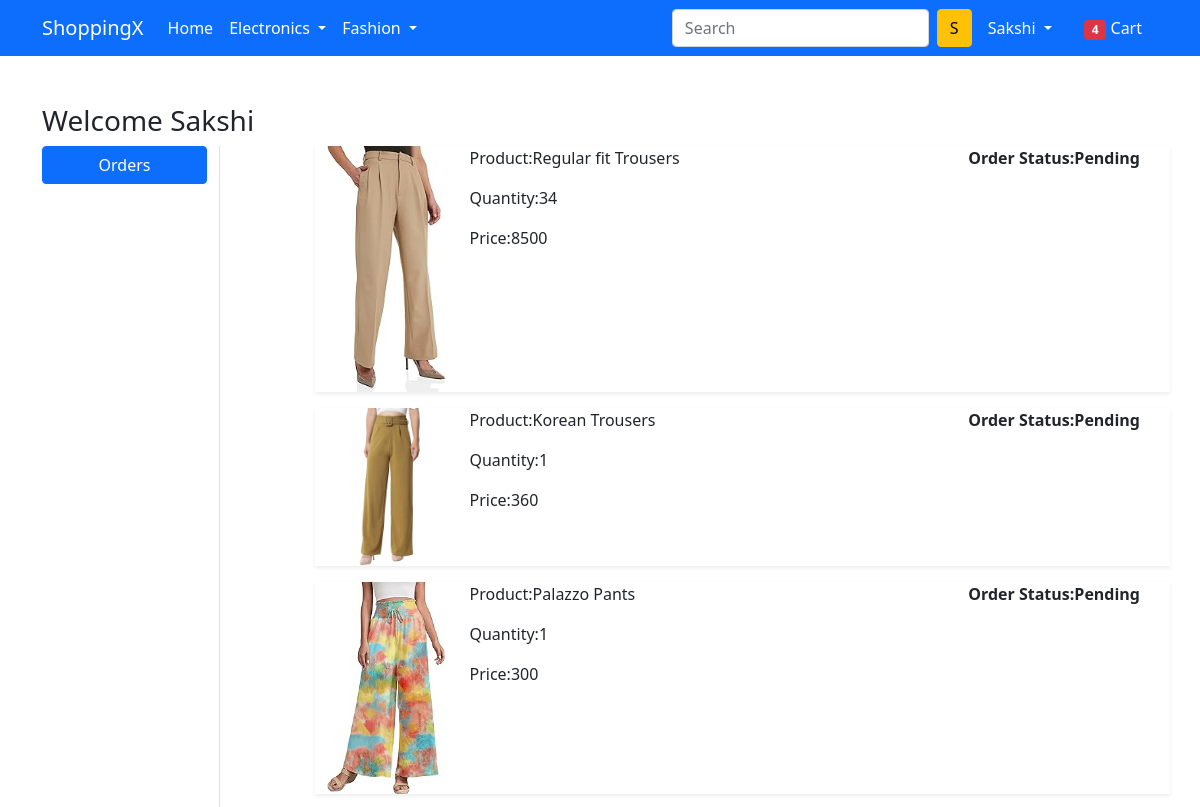
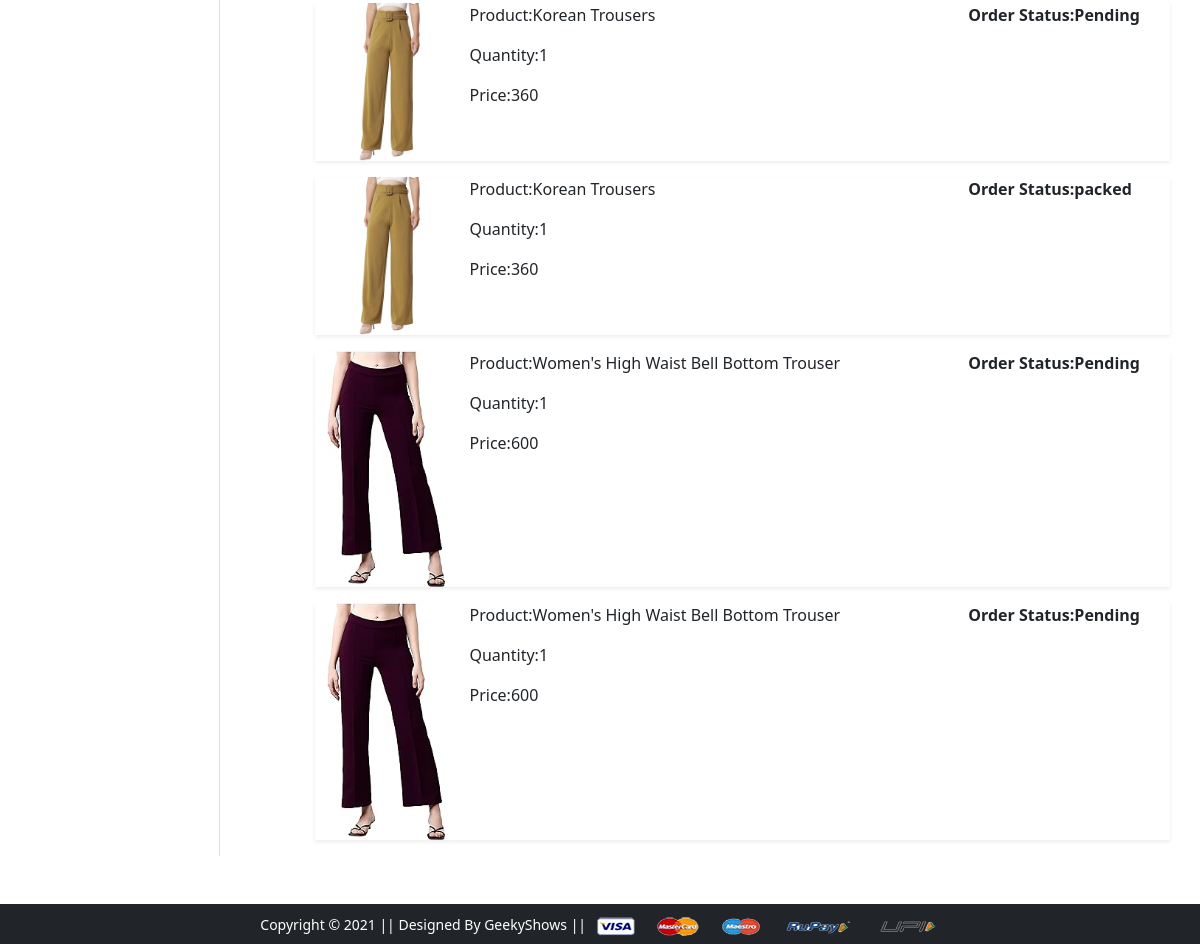
/orders/ (signed in), run on the app's committed database (2 pictures, top to bottom).
### app/models.py (models this page shows, shortened)
class OrderPlaced(models.Model):
    user = models.ForeignKey(User,on_delete=models.CASCADE)
    customer = models.ForeignKey(Customer, on_delete=models.CASCADE)
    product = models.ForeignKey(Products, on_delete=models.CASCADE)
    quantity = models.IntegerField()
    ordered_date = models.DateTimeField(auto_now_add=True)
    status = models.CharField(choices=Order_Status, default='Pending', max_length=50)
    @property
    def total_cost(self):
        return self.quantity * self.product.discount_price

class Products(models.Model):
    title = models.CharField(max_length=100)
    selling_price = models.IntegerField()
    discount_price = models.IntegerField()
    description = models.CharField(max_length=200)
    brand = models.CharField(max_length=50)
    image = models.ImageField(upload_to='productimg')
    category = models.CharField(choices=Product_Category,max_length=2)

### app/views.py (the view)
# urls.py: path('orders/', views.orders, name='orders'),
@login_required
def orders(request):
 op = OrderPlaced.objects.filter(user=request.user)
 return render(request, 'app/orders.html',{'order_placed':op})

### templates/app/orders.html (shortened to what this page needs)
{% extends 'app/base.html' %}
{% load static %}
{% block main-content %}
<div class="container my-5">
 <div class="row">
 <h3>Welcome <span class="text-capitalize">{{request.user}}</span> </h3>
  <div class="col-sm-2 border-end">
   <ul class="list-unstyled">
    <li class="d-grid"><a href="{% url 'orders' %}" class="btn btn-primary">Orders</a></li>
   </ul>
  </div>
  <div class="col-sm-9 offset-sm-1">
   {% for op in order_placed %}
   <div class="row shadow-sm mb-3">
    <div class="col-sm-2">
        <img src="{{op.product.image.url}}" alt="" srcset="" class="img-fluid" height="150" width="150">
    </div>
    <div class="col-sm-7">
      <p>Product:{{op.product.title}}</p>
      <p>Quantity:{{op.quantity}}</p>
      <p>Price:{{op.total_cost}}</p>
    </div>
    <div class="col-sm-3 fw-bold">
      <p>Order Status:{{op.status}}</p>
    </div>
   </div>
   {% endfor %}
  </div>
 </div>
</div>
{% endblock main-content %}

### templates/app/base.html (shortened to what this page needs)
<!doctype html>
{% load static %}
<html lang="en">
  <head>
    <link href="https://cdn.jsdelivr.net/npm/bootstrap@5.0.0-beta1/dist/css/bootstrap.min.css" rel="stylesheet">
    <link rel="stylesheet" href="{% static 'app/css/owl.carousel.min.css' %}">
    <link rel="stylesheet" href="{% static 'app/css/all.min.css' %}">
    <link rel="stylesheet" href="{% static 'app/css/style.css' %}">
  </head>
  <body>
    <nav class="navbar navbar-expand-lg navbar-dark bg-primary">
     <div class="container">
       <a class="navbar-brand" href="/">ShoppingX</a>
       <div class="collapse navbar-collapse" id="navbarSupportedContent">
         <ul class="navbar-nav me-auto mb-2 mb-lg-0">
           <li class="nav-item">
             <a class="nav-link active" aria-current="page" href="/">Home</a>
           </li>
           <li class="nav-item dropdown">
             <a class="nav-link dropdown-toggle text-white" href="#" id="electronicsDropdown" role="button" data-bs-toggle="dropdown" aria-expanded="false">
               Electronics
             </a>
           </li>
           <li class="nav-item dropdown">
             <a class="nav-link dropdown-toggle text-white" href="#" id="fashionDropdown" role="button" data-bs-toggle="dropdown" aria-expanded="false">
               Fashion
             </a>
           </li>
         </ul>
         <form class="d-flex">
           <input class="form-control me-2" type="search" placeholder="Search" aria-label="Search">
           <button class="btn btn-warning" type="submit">S</button>
         </form>
         <div>
          <ul class="navbar-nav me-auto mb-2 mb-lg-0">
          {% if request.user.is_authenticated %}
           <li class="nav-item dropdown mx-2">
              <a class="nav-link dropdown-toggle text-white" href="#" id="profileDropdown" role="button" data-bs-toggle="dropdown" aria-expanded="false">
                {{request.user.username|capfirst}}
              </a>
            </li>
            <li class="nav-item mx-2">
             <a href="cart" class="nav-link text-white"><span class="badge bg-danger">4</span> Cart </a>
            </li>
          {% endif %}
          </ul>
         </div>
       </div>
     </div>
    </nav>
    {% block main-content %} {% endblock main-content %}
    <footer class="container-fluid bg-dark text-center p-2 mt-5">
        <small class="text-white">Copyright &copy; 2021 || Designed By GeekyShows || </small>
        <img src="{% static 'app/images/payment.png' %}" alt="" srcset="" class="img-fluid" height="2px">
    </footer>
  </body>
</html>

### data on the page
OrderPlaced: product.image (picture), product "Regular fit Trousers", quantity "34", total_cost "8500", status "Pending"
OrderPlaced: product.image (picture), product "Korean Trousers", quantity "1", total_cost "360", status "Pending"
OrderPlaced: product.image (picture), product "Palazzo Pants", quantity "1", total_cost "300", status "Pending"
OrderPlaced: product.image (picture), product "Korean Trousers", quantity "1", total_cost "360", status "Pending"
OrderPlaced: product.image (picture), product "Korean Trousers", quantity "1", total_cost "360", status "packed"
OrderPlaced: product.image (picture), product "Women's High Waist Bell Bottom Trouser", quantity "1", total_cost "600", status "Pending"
OrderPlaced: product.image (picture), product "Women's High Waist Bell Bottom Trouser", quantity "1", total_cost "600", status "Pending"

### other printed values
{{ request.user.username|capfirst }} "Sakshi"
{{ request.user }} "Sakshi"
